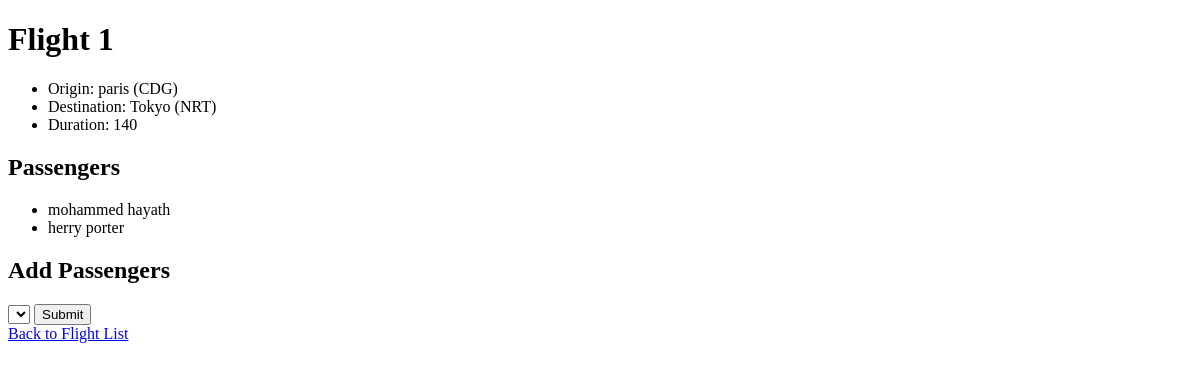
Page /flights/1 on the earlier database version.
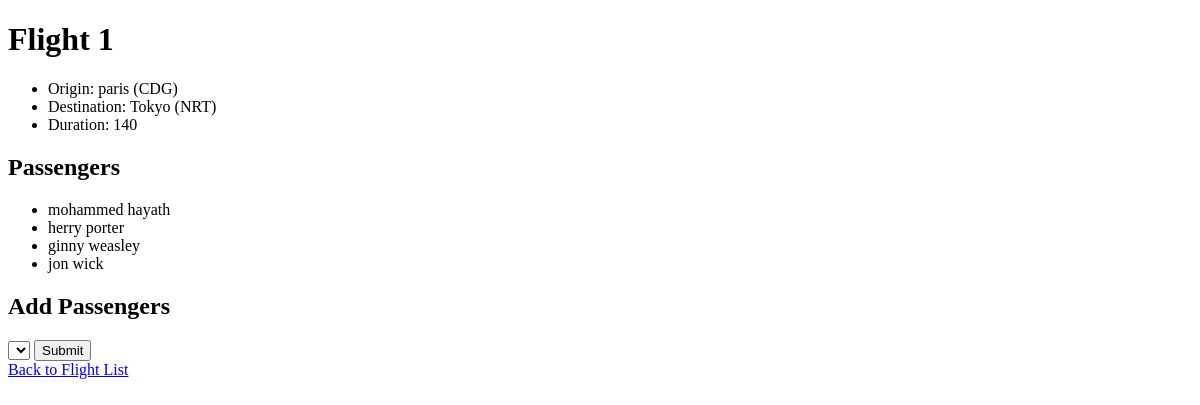
Same page on the later database version.
### flights/models.py (models this page shows, shortened)
class Flight(models.Model):
    origin = models.ForeignKey(Airport, on_delete=models.CASCADE, related_name = "departures")
    destination = models.ForeignKey(Airport, on_delete=models.CASCADE, related_name = "arrivals")
    duration = models.IntegerField()

class Airport(models.Model):
    code = models.CharField(max_length=3)
    city = models.CharField(max_length=64)
    def __str__(self):
        return f"{self.city } ({self.code})"

class Pasangers(models.Model):
    first = models.CharField(max_length=64)
    last = models.CharField(max_length=64)
    flights = models.ManyToManyField(Flight, blank=True, related_name="passengers")
    def __str__(self):
        return f"{self.first} {self.last}"

### flights/views.py (the view)
# urls.py: path("<int:flight_id>", views.flight, name = "flights"),
def flight(request, flight_id):
    flight = Flight.objects.get(pk=flight_id)
    return render(request, "flights/flight.html",{
        "flight" : flight,
        "passengers": flight.passengers.all(),
        "non_passengers": Pasangers.objects.exclude(flights=flight).all()
    })

### flights/templates/flights/flight.html (shortened to what this page needs)
{% extends 'flights/layout.html' %}
{% block body %}
    <h1>Flight {{ flight.id }} </h1>
    <ul>
        <li>Origin: {{flight.origin}}</li>
        <li>Destination: {{flight.destination}}</li>
        <li>Duration: {{flight.duration}}</li>
    </ul>
    <h2>Passengers</h2>
    <ul>
        {% for passenger in passengers %}
            <li> {{passenger}} </li>
        {%empty%}
            <li> No passengers.</li>
        {% endfor %}
    </ul>
    <h2>Add Passengers</h2>
    <form action="{% url 'book' flight.id %}" method="POST">
        <select name="passenger">
        </select>
        <input type="submit">
    </form>
    <a href="{% url 'index' %}">Back to Flight List </a>
{% endblock %}

### flights/templates/flights/layout.html (shortened to what this page needs)
<!DOCTYPE html>
<html lang="en">
    <head>
    </head >
    <body>
        {% block body %}
        {% endblock body %}
    </body>
<html>

Differences in the rows shown:
added Pasangers: first+last "ginny weasley"
added Pasangers: first+last "jon wick"
